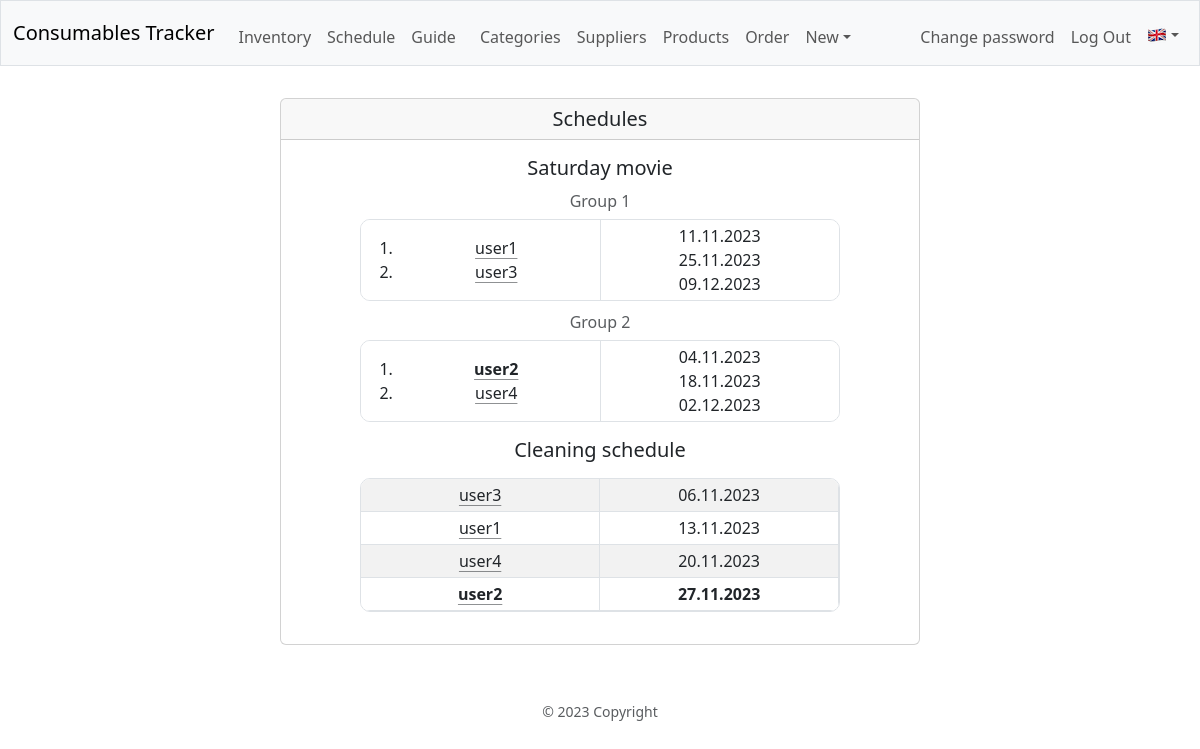
The page /schedule (signed in) on the database its author committed.
### database.py (models this page shows, shortened)
class Base(MappedAsDataclass, DeclarativeBase):
    id: Mapped[int] = mapped_column(init=False, primary_key=True)

class User(Base):
    name: Mapped[str] = mapped_column(unique=True)
    password: Mapped[str] = mapped_column(repr=False)
    products: Mapped[List["Product"]] = relationship(
        default_factory=list, back_populates="responsible", repr=False)
    admin: Mapped[bool] = mapped_column(default=False)
    in_use: Mapped[bool] = mapped_column(default=True)
    done_inv: Mapped[bool] = mapped_column(default=True)
    reg_req: Mapped[bool] = mapped_column(default=True)
    req_inv: Mapped[bool] = mapped_column(default=False)
    details: Mapped[Optional[str]] = mapped_column(default="", repr=False)
    email: Mapped[Optional[str]] = mapped_column(default="", repr=False)
    sat_group: Mapped[int] = mapped_column(default=1)
    __table_args__ = (
        Index('idx_user_name', 'name'),
        Index('idx_user_in_use', 'in_use'),
    )
    username = synonym("name")

### blueprints/sch/sch.py (the view)
@sch_bp.route("")
def schedules():
    logger.info("Schedules page")
    session["last_url"] = url_for(".schedules")
    group_schedules = []
    group_schedules.append(
        [sat_sch_info.name, saturday_sch.data()])
    indiv_schedules = []
    indiv_schedules.append(
        [clean_sch_info.name, cleaning_sch.data()])
    return render_template("sch/schedules.html",
                           group_schedules=group_schedules,
                           indiv_schedules=indiv_schedules)

### app.py (called while the page is built, shortened)
def get_locale() -> Literal["ro", "en"]:
    if language := session.get("language"):
        return language

@app.context_processor
def inject_now():
    return {'now': datetime.utcnow()}

### blueprints/sch/sch.py (called while the page is built)
    def _is_registered(self) -> bool:
        with dbSession() as db_session:
            if db_session.scalar(select(Schedule).filter_by(name=self.name)):
                return True
        return False

    def data(self):
        data = []
        if not self._is_registered():
            logger.warning("Schedule '%s' (data): is not registered",
                           self.name)
            return data
        with dbSession() as db_session:
            schedule_records = db_session.execute(
                select(Schedule.elem_id, Schedule.next_date)
                .filter_by(name=self.name)
                .order_by(Schedule.next_date)).unique().all()
        for record in schedule_records:
            record_data=[]
            with dbSession() as db_session:
                record_data.append(db_session.get(User, record.elem_id).name)
            record_data.append(record.next_date.strftime("%d.%m.%Y"))
            data.append(record_data)
        return data

### helpers.py (called while the page is built)
def record_factory(*args, **kwargs):
    record = old_factory(*args, **kwargs)
    try:
        record.user = session.get("user_name", default="__x__")
    except RuntimeError:
        record.user = "_sys_"
    record.tztime = datetime.now(
        tz=ZoneInfo("Europe/Bucharest")).strftime("%d.%m %H:%M")
    return record

def login_required(f):
    @wraps(f)
    def decorated_function(*args, **kwargs):
        if session.get("user_id") is None:
            flash(gettext("You have to be logged in..."), "warning")
            return redirect(url_for("auth.login"))
        return f(*args, **kwargs)
    return decorated_function

### blueprints/sch/templates/sch/schedules.html (shortened to what this page needs)
{% extends "layout.html" %}
{% block main %}
    <div class="card mx-auto mb-3" style="max-width: 40rem;">
    <div class="card-header h5 py-2">
        {{ gettext("Schedules") }}
    </div>
    <div class="card-body">
    {% for group_schedule in group_schedules %}
        <h5 class="card-title mb-3">{{ group_schedule[0] }}</h5>
        {% for group in group_schedule[1] %}
            <h6 class="card-subtitle text-body-secondary mb-2">{{ gettext("Group") }} {{ loop.index }}</h6>
            <div class="table-responsive mx-auto mb-3" style="max-width: 30rem; border: 1px solid var(--bs-border-color); border-radius: 10px;">
                <table class="table align-middle table-sm table-borderless m-0">
                    <tbody>
                        <tr>
                            <td style="width: 50%; border-right: solid 1px var(--bs-border-color)">
                                <ol class="m-0">
                                {% for name in group[0] %}
                                    <li>
                                    {% if session.admin %}
                                        <span class="{% if name == session['user_name']%}fw-bolder{% endif %}"><a class="link-dark link-offset-2 link-underline-opacity-50 link-underline-opacity-100-hover" href="{{ url_for('users.edit_user', username=name) }}">{{ name }}</a></span>
                                    {% else %}
                                        <span class="{% if name == session['user_name']%}fw-bolder{% endif %}">{{ name }}</span>
                                    {% endif %}
                                    </li>
                                {% endfor %}
                                </ol>
                            </td>
                            <td>
                                <ul class="p-0 m-0" style="list-style-type: none;">
                                    {% for date in group[1] %}
                                        <li>
                                        {% if (date == group[1]|first) and group[2] %}
                                            <b>{{ date }}</b>
                                        {% else %}
                                            {{ date }}
                                        {% endif %}
                                        </li>
                                    {% endfor %}
                                </ul>
                            </td>
                        </tr>
                    </tbody>
                </table>
            </div>
        {% endfor %}
    {% endfor %}
    {% for indiv_schedule in indiv_schedules %}
        <h5 class="card-title mb-3">{{ indiv_schedule[0] }}</h5>
        <div class="table-responsive mx-auto mb-3" style="max-width: 30rem; border: 1px solid var(--bs-border-color); border-radius: 10px;">
            <table class="table align-middle table-sm table-hover table-striped m-0">
                <tbody>
                {% for user_data in indiv_schedule[1] %}
                    <tr>
                        <td style="width: 50%; border-right: solid 1px var(--bs-border-color)">
                        {% if session.admin %}
                            <span class="{% if user_data[0] == session['user_name']%}fw-bolder{% endif %}"><a class="link-dark link-offset-2 link-underline-opacity-50 link-underline-opacity-100-hover" href="{{ url_for('users.edit_user', username=user_data[0]) }}">{{ user_data[0] }}</a></span>
                        {% else %}
                            <span class="{% if user_data[0] == session['user_name']%}fw-bolder{% endif %}">{{ user_data[0] }}</span>
                        {% endif %}
                        </td>
                        <td style="width: 50%; border-right: solid 1px var(--bs-border-color)">
                        {% if user_data[0] == session["user_name"] %}
                            <b>{{ user_data[1] }}</b>
                        {% else %}
                            {{ user_data[1] }}
                        {% endif %}
                        </td>
                    </tr>
                {% endfor %}
                </tbody>
            </table>
        </div>
    {% endfor %}
    </div>
{% endblock %}

### rows shown on the page
User: name "user1", user_data "13.11.2023"
User: name "user3", user_data "06.11.2023"
User: name "user2", user_data "27.11.2023"
User: name "user4", user_data "20.11.2023"

### other values the page prints
{{ gettext("Inventory") }} "Inventory"
{{ gettext("Schedule") }} "Schedule"
{{ gettext("Guide") }} "Guide"
{{ gettext("Categories") }} "Categories"
{{ gettext("Suppliers") }} "Suppliers"
{{ gettext("Products") }} "Products"
{{ gettext("Order") }} "Order"
{{ gettext("New") }} "New"
{{ gettext("Change password") }} "Change password"
{{ gettext("Schedules") }} "Schedules"
{{ group_schedule[0] }} "Saturday movie"
{{ gettext("Group") }} "Group" "Group"
{{ date }} "11.11.2023" "25.11.2023" "09.12.2023" "04.11.2023" "18.11.2023" "02.12.2023"
{{ indiv_schedule[0] }} "Cleaning schedule"
